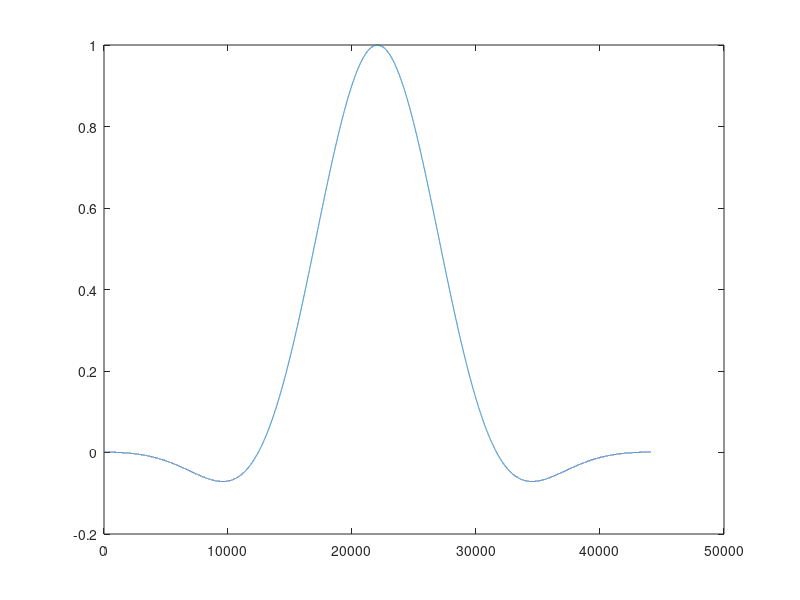
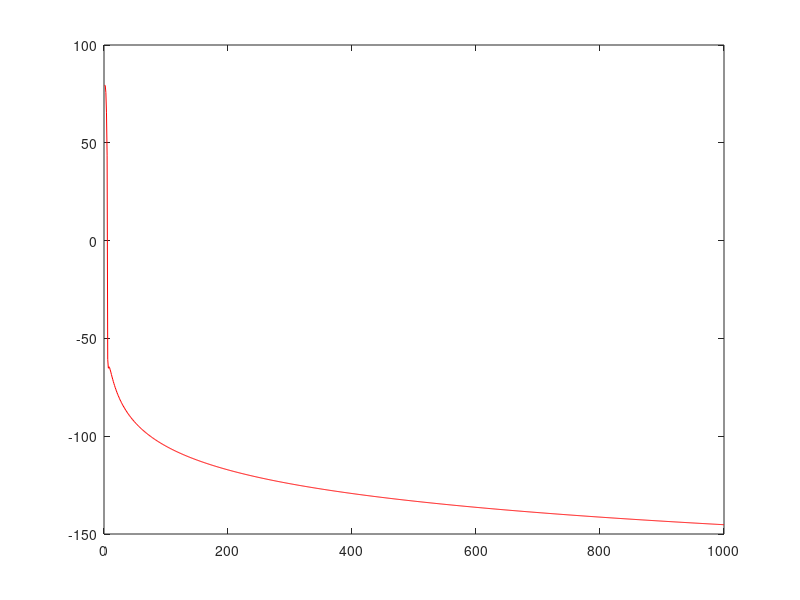

Recreate these plots in MATLAB, in order.
% clear; 
% close all;
% okno = hann(44100);
% 
% plot(abs(fft(okno)));
% 
% sr = 44100;
% n = 0:sr-1;
% 
% k1 = sin(2*pi/sr*220.5*n -2.34);
% k2 = 0.2*sin(2*pi/sr*440.3*n);
% k3 = 0.1*sin(2*pi/sr*660.*n);
% k4 = 0.15*sin(2*pi/sr*880*n);
% 
% signal = k1+k2+k3+k4;
% signal = signal';
% 
% spekter = abs(fft(signal))/sr;
% spekter = spekter(1:sr/2);
% plot(spekter)
% figure;
% plot(mag2db(spekter))
% oknjenSignal = okno .* signal;
% 
% figure;
% oknjenSpekter = abs(fft(oknjenSignal))/sr;
% oknjenSpekter = oknjenSpekter(1:sr/2);
% plot(oknjenSpekter)
% figure;
% plot(mag2db(oknjenSpekter))
% 
close all
clear; 

M = 44100;
okno = flattopwin(M);
figure();
plot (okno);
L = length (okno); 
NFFT = 44100;
X1 = abs(fft(okno, NFFT));
figure();
plot (mag2db((X1(1:1000))), 'r' );


% clear;
% close all;
% 
% 
% 
% N = 400;
% okno = hann(N)';
% n = 0:N-1;
% signal = cos(2*pi/N *4.5 .* n);
% 
% plot(signal)
% oknjenSignal = okno .* signal;
% figure;
% plot(oknjenSignal)
% figure;
%  spekter = abs(fft(signal))/N;
% spekter = spekter(1:N/2);
% plot(spekter)
% figure;
% plot(mag2db(spekter))
% oknjenSignal = okno .* signal;
% 
% figure;
% oknjenSpekter = abs(fft(oknjenSignal))/N;
% oknjenSpekter = oknjenSpekter(1:N/2);
% plot(oknjenSpekter)
% figure;
% plot(mag2db(oknjenSpekter))
